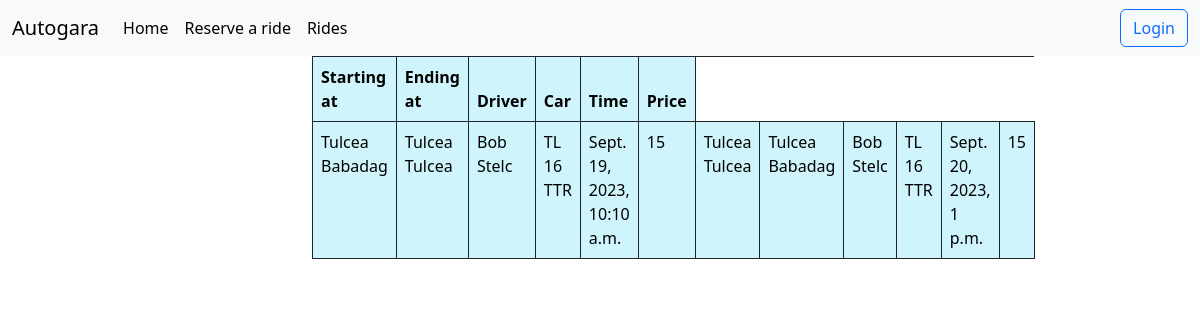
The app's page /search/ with its own data.
### ride/models.py (models this page shows, shortened)
class Ride(models.Model):
    starting_at = models.ForeignKey(StartLocation, on_delete=models.CASCADE)
    ending_at = models.ForeignKey(EndLocation, on_delete=models.CASCADE)
    driver = models.ForeignKey(Driver, on_delete=models.CASCADE)
    car = models.ForeignKey(Car, on_delete=models.CASCADE)
    ride_time = models.DateTimeField()
    price = models.IntegerField()

### start_location/models.py (models this page shows)
class StartLocation(models.Model):
    city = models.CharField(max_length=30)
    region = models.CharField(max_length=30)
    district = models.CharField(max_length=30)
    address = map_fields.AddressField(max_length=200)
    geolocation = map_fields.GeoLocationField(max_length=200)
    def __str__(self):
        return f'{self.district} {self.city}'

### end_location/models.py (models this page shows)
class EndLocation(models.Model):
    city = models.CharField(max_length=30)
    region = models.CharField(max_length=30)
    district = models.CharField(max_length=30)
    address = map_fields.AddressField(max_length=200)
    geolocation = map_fields.GeoLocationField(max_length=200)
    def __str__(self):
        return f'{self.district} {self.city}'

### driver/models.py (models this page shows)
class Driver(models.Model):
    first_name = models.CharField(max_length=40)
    last_name = models.CharField(max_length=40)
    email = models.EmailField()
    date_hired = models.DateField()
    date_fired = models.DateField(null=True)
    active = models.BooleanField(default=True)
    profile = models.ImageField(upload_to='profiles_driver/')
    created_at = models.DateTimeField(auto_now_add=True)
    updated_at = models.DateTimeField(auto_now=True)
    def __str__(self):
        return f'{self.first_name} {self.last_name}'

### car/models.py (models this page shows)
class Car(models.Model):
    plate = models.CharField(max_length=9)
    driver = models.ForeignKey(Driver, on_delete=models.CASCADE, null=True)
    created_at = models.DateTimeField(auto_now_add=True)
    updated_at = models.DateTimeField(auto_now=True)
    def __str__(self):
        return self.plate

### ride/views.py (the view)
# urls.py: path('search/', views.search, name='search'),
def search(request):
    get_value = request.GET.get('filter')
    if get_value:
        rides = Ride.objects.filter(Q(starting_at__icontains=get_value) | Q(ending_at__icontains=get_value))
    else:
        rides = Ride.objects.all()
    return render(request, 'ride/list_of_rides.html', {'all_rides': rides})

### templates/ride/list_of_rides.html (shortened to what this page needs)
{% extends 'base.html' %}
{% block content %}
    <div class="container-fluid">
        <div class="row">
            {% if all_rides %}
                <div class="col-md-6 offset-md-3">
                    <table class="table  table-info table-hover table-bordered border-dark">
                        <thead>
                        <tr>
                            <th>Starting at</th>
                            <th>Ending at</th>
                            <th>Driver</th>
                            <th>Car</th>
                            <th>Time</th>
                            <th>Price</th>
                        </tr>
                        </thead>
                        <tbody>
                        {% for ride in all_rides %}
                            <td>{{ ride.starting_at }}</td>
                            <td>{{ ride.ending_at }}</td>
                            <td>{{ ride.driver }}</td>
                            <td>{{ ride.car }}</td>
                            <td>{{ ride.ride_time }}</td>
                            <td>{{ ride.price }}</td>
                        {% endfor %}
                        </tbody>
                    </table>
                </div>
            {% endif %}
        </div>
    </div>
{% endblock %}

### records on screen
Ride: starting_at "Tulcea Babadag", ending_at "Tulcea Tulcea", driver "Bob Stelc", car "TL 16 TTR", ride_time "Sept. 19, 2023, 10:10 a.m.", price "15"
Ride: starting_at "Tulcea Tulcea", ending_at "Tulcea Babadag", driver "Bob Stelc", car "TL 16 TTR", ride_time "Sept. 20, 2023, 1 p.m.", price "15"
